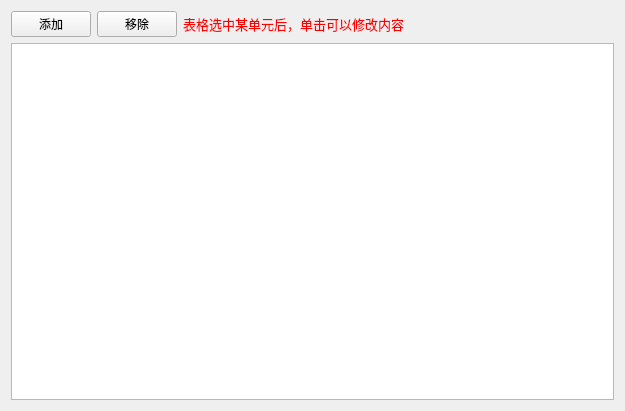
<?xml version="1.0" encoding="UTF-8"?>
<ui version="4.0">
 <class>labelprint_goodinfo_dialog</class>
 <widget class="QWidget" name="labelprint_goodinfo_dialog">
  <property name="geometry">
   <rect>
    <x>0</x>
    <y>0</y>
    <width>625</width>
    <height>411</height>
   </rect>
  </property>
  <property name="windowTitle">
   <string>Dialog</string>
  </property>
  <layout class="QVBoxLayout" name="verticalLayout">
   <item>
    <layout class="QHBoxLayout" name="horizontalLayout" stretch="0,0,1,0">
     <item>
      <widget class="uinormal_button" name="pushButton_goodadd">
       <property name="text">
        <string>添加</string>
       </property>
      </widget>
     </item>
     <item>
      <widget class="uinormal_button" name="pushButton_goodremove">
       <property name="text">
        <string>移除</string>
       </property>
       <property name="autoRepeat">
        <bool>false</bool>
       </property>
      </widget>
     </item>
     <item>
      <widget class="QLabel" name="label_2">
       <property name="styleSheet">
        <string notr="true">font:10pt;
color:red;</string>
       </property>
       <property name="text">
        <string>表格选中某单元后，单击可以修改内容</string>
       </property>
       <property name="wordWrap">
        <bool>true</bool>
       </property>
      </widget>
     </item>
     <item>
      <spacer name="horizontalSpacer_2">
       <property name="orientation">
        <enum>Qt::Horizontal</enum>
       </property>
       <property name="sizeHint" stdset="0">
        <size>
         <width>40</width>
         <height>20</height>
        </size>
       </property>
      </spacer>
     </item>
    </layout>
   </item>
   <item>
    <widget class="QTableView" name="tableView"/>
   </item>
  </layout>
 </widget>
 <customwidgets>
  <customwidget>
   <class>uinormal_button</class>
   <extends>QPushButton</extends>
   <header>uinormal_button.h</header>
  </customwidget>
 </customwidgets>
 <resources/>
 <connections/>
</ui>
